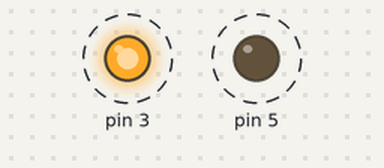
The program below on a simulated Raspberry Pi (header pin numbers). Parts: output pins drawn as LEDs (lit = HIGH). Dashed ring = blinking.

Above: at 0.05 s.
Timing chart, 0 to 3.0 s (numbered marks = the images above):
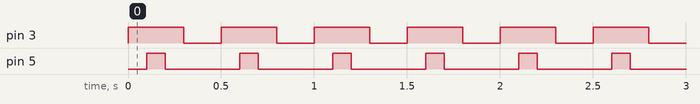

The program:

pyt.py
```python
import RPi.GPIO as GPIO
import time

GPIO.setwarnings(False)
GPIO.setmode(GPIO.BOARD)

GPIO.setup(3, GPIO.OUT)
GPIO.setup(5, GPIO.OUT)
while(1):
        GPIO.output(3, 1)

        time.sleep(0.1)
        GPIO.output(5, 1)
        time.sleep(0.1)
        GPIO.output(5, 0)

        time.sleep(0.1)
        GPIO.output(3, 0)
        time.sleep(0.2)
```

Measured:
- by itself, pin 3: alternates HIGH for 0.30 s and LOW for 0.20 s
- by itself, pin 5: alternates HIGH for 0.10 s and LOW for 0.40 s
